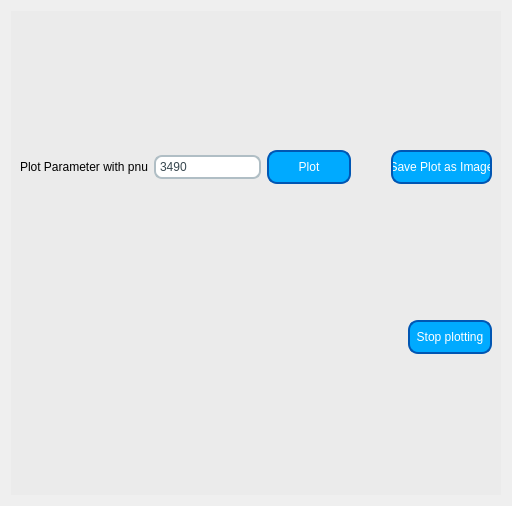
<?xml version="1.0" encoding="UTF-8"?>
<ui version="4.0">
 <class>processdataTab</class>
 <widget class="QWidget" name="processdataTab">
  <property name="geometry">
   <rect>
    <x>0</x>
    <y>0</y>
    <width>512</width>
    <height>506</height>
   </rect>
  </property>
  <property name="windowTitle">
   <string>Form</string>
  </property>
  <layout class="QVBoxLayout" name="verticalLayout_2">
   <item>
    <widget class="QWidget" name="centralwidget_3" native="true">
     <property name="sizePolicy">
      <sizepolicy hsizetype="Expanding" vsizetype="Expanding">
       <horstretch>0</horstretch>
       <verstretch>0</verstretch>
      </sizepolicy>
     </property>
     <property name="autoFillBackground">
      <bool>false</bool>
     </property>
     <property name="styleSheet">
      <string notr="true">QWidget{background-color:rgb(235, 235, 235);
color:black}</string>
     </property>
     <layout class="QVBoxLayout" name="verticalLayout_3">
      <item>
       <layout class="QVBoxLayout" name="verticalLayout">
        <item>
         <layout class="QHBoxLayout" name="horizontalLayout_3">
          <item>
           <widget class="QLabel" name="label">
            <property name="text">
             <string>Plot Parameter with pnu</string>
            </property>
           </widget>
          </item>
          <item>
           <widget class="QLineEdit" name="plot_parameter_lineEdit">
            <property name="styleSheet">
             <string notr="true">QLineEdit {
    border: 2px solid #B0BEC5; /* Hellgrauer Rand */
    border-radius: 8px; /* Abgerundete Ecken */
    padding: 2px; /* Innenabstand für Text */
    background-color: white; /* Helle Hintergrundfarbe */
    color: #37474F; /* Dunkelgraue Schriftfarbe */
}

QLineEdit:hover {
    border-color: #78909C; /* Dunklerer Rand beim Darüberfahren */
}</string>
            </property>
            <property name="inputMask">
             <string>00000000</string>
            </property>
            <property name="text">
             <string>3490</string>
            </property>
           </widget>
          </item>
          <item>
           <widget class="QPushButton" name="plot_button">
            <property name="styleSheet">
             <string notr="true">QPushButton {
    background-color: rgb(0, 170, 255);
    color: white; /* Weiße Schrift */
    border-style: solid;
    border-width: 2px;
    border-radius: 10px; /* Abgerundete Ecken */
    border-color: #0056b3; /* Dunkleres Blau für den Rand */

    min-width: 80px; /* Minimale Breite des Buttons */
    min-height: 30px; /* Minimale Höhe des Buttons */
}

QPushButton:hover {
    background-color: #0056b3; /* Dunkleres Blau beim Darüberfahren */
}

QPushButton:pressed {
    background-color: #004099; /* Noch dunkleres Blau beim Klicken */
}</string>
            </property>
            <property name="text">
             <string>Plot</string>
            </property>
           </widget>
          </item>
          <item>
           <spacer name="horizontalSpacer">
            <property name="orientation">
             <enum>Qt::Horizontal</enum>
            </property>
            <property name="sizeHint" stdset="0">
             <size>
              <width>40</width>
              <height>20</height>
             </size>
            </property>
           </spacer>
          </item>
          <item>
           <widget class="QPushButton" name="save_plot_button">
            <property name="styleSheet">
             <string notr="true">QPushButton {
    background-color: rgb(0, 170, 255);
    color: white; /* Weiße Schrift */
    border-style: solid;
    border-width: 2px;
    border-radius: 10px; /* Abgerundete Ecken */
    border-color: #0056b3; /* Dunkleres Blau für den Rand */

    min-width: 80px; /* Minimale Breite des Buttons */
    min-height: 30px; /* Minimale Höhe des Buttons */
}

QPushButton:hover {
    background-color: #0056b3; /* Dunkleres Blau beim Darüberfahren */
}

QPushButton:pressed {
    background-color: #004099; /* Noch dunkleres Blau beim Klicken */
}</string>
            </property>
            <property name="text">
             <string>Save Plot as Image</string>
            </property>
           </widget>
          </item>
         </layout>
        </item>
        <item>
         <layout class="QHBoxLayout" name="horizontalLayout"/>
        </item>
        <item>
         <layout class="QHBoxLayout" name="horizontalLayout_2">
          <item>
           <spacer name="horizontalSpacer_2">
            <property name="orientation">
             <enum>Qt::Horizontal</enum>
            </property>
            <property name="sizeHint" stdset="0">
             <size>
              <width>40</width>
              <height>20</height>
             </size>
            </property>
           </spacer>
          </item>
          <item>
           <widget class="QPushButton" name="stop_plotting_button">
            <property name="styleSheet">
             <string notr="true">QPushButton {
    background-color: rgb(0, 170, 255);
    color: white; /* Weiße Schrift */
    border-style: solid;
    border-width: 2px;
    border-radius: 10px; /* Abgerundete Ecken */
    border-color: #0056b3; /* Dunkleres Blau für den Rand */

    min-width: 80px; /* Minimale Breite des Buttons */
    min-height: 30px; /* Minimale Höhe des Buttons */
}

QPushButton:hover {
    background-color: #0056b3; /* Dunkleres Blau beim Darüberfahren */
}

QPushButton:pressed {
    background-color: #004099; /* Noch dunkleres Blau beim Klicken */
}</string>
            </property>
            <property name="text">
             <string>Stop plotting</string>
            </property>
           </widget>
          </item>
         </layout>
        </item>
       </layout>
      </item>
     </layout>
    </widget>
   </item>
  </layout>
 </widget>
 <resources/>
 <connections/>
</ui>
